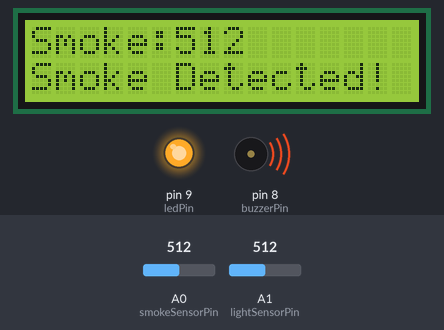
Recording of a sketch running on a simulated Arduino Uno, built with avr-gcc and run on an emulated ATmega328P. On the bench: 16×2 character LCD, output pins drawn as LEDs (lit = HIGH), buzzer (waves = sounding, pin HIGH). Inputs (shaded band) come from the test bench; at power-on: A0 (smokeSensorPin) = 512, A1 (lightSensorPin) = 512. What the sketch prints to the serial monitor is not drawn.

Above: at 3.2 s.
3.3 s: A0 (smokeSensorPin) set to 486
At 4.5 s:
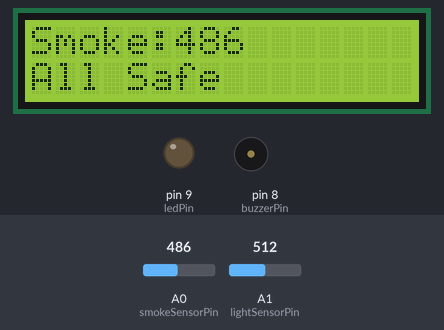
5.0 s: A1 (lightSensorPin) set to 316
6.5 s: A1 (lightSensorPin) set to 285
At 7.8 s:
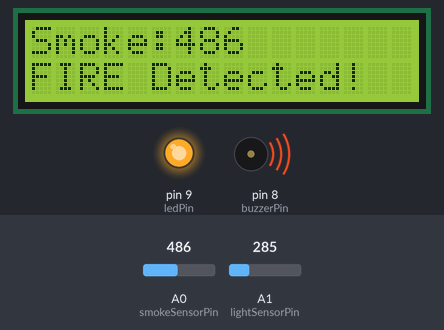
8.1 s: A0 (smokeSensorPin) set to 510
At 9.3 s:
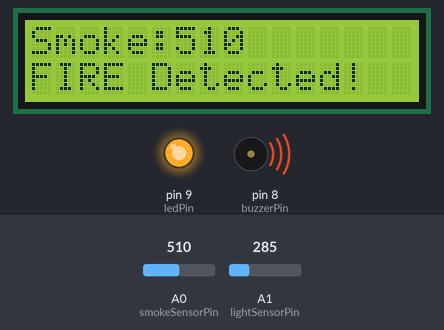
9.6 s: A0 (smokeSensorPin) set to 983
At 10.8 s:
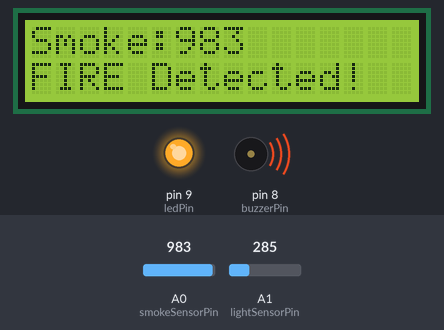
11.1 s: A0 (smokeSensorPin) set to 1009
At 11.6 s:
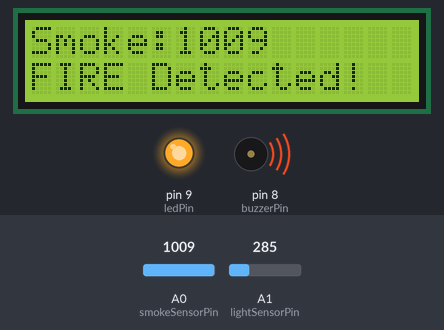
Timing chart, 0 to 13.6 s (numbered marks = the images above; inputs shaded):
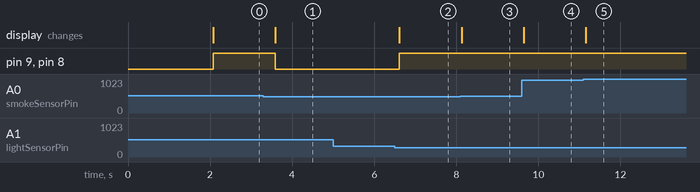

Measured:
- the behaviour switches between 501 and 500 on A0 (smokeSensorPin) (found by bisection; images 0 and 1)
- the behaviour switches between 300 and 299 on A1 (lightSensorPin) (found by bisection; images 1 and 2)
- after the input at 3.3 s, pin 9 (ledPin), pin 8 (buzzerPin): HIGH → LOW after 0.29 s; the display: changes after 0.29 s (image 1)
- after the input at 5.0 s, every drawn part: stays the same
- after the input at 6.5 s, pin 9 (ledPin), pin 8 (buzzerPin): LOW → HIGH after 0.11 s; the display: changes after 0.11 s (image 2)
- after the input at 8.1 s, the display: changes at once (image 3)
- after the input at 9.6 s, the display: changes at once (image 4)
- after the input at 11.1 s, the display: changes after 0.06 s (image 5)

The sketch:

industrial_fire_safety_system_arduino_code.ino
```cpp
#include <LiquidCrystal.h>

// Initialize LCD with Arduino pins: RS, EN, D4, D5, D6, D7
LiquidCrystal lcd(12, 11, 5, 4, 3, 6);

// Define sensor and actuator pins
const int smokeSensorPin = A0;      // MQ2 gas sensor
const int lightSensorPin = A1;      // Ambient light sensor (flame substitute)
const int buzzerPin = 8;
const int ledPin = 9;

// Sensor threshold values
const int smokeThreshold = 500;     // Adjust as needed
const int flameThreshold = 300;     // Lower = darker = flame detected

void setup() {
  pinMode(buzzerPin, OUTPUT);
  pinMode(ledPin, OUTPUT);

  lcd.begin(16, 2);                 // Initialize 16x2 LCD
  Serial.begin(9600);              // For debug via Serial Monitor

  lcd.setCursor(0, 0);
  lcd.print("Fire Safety Sys");
  delay(2000);
  lcd.clear();
}

void loop() {
  int smokeValue = analogRead(smokeSensorPin);
  int lightValue = analogRead(lightSensorPin);

  // Debugging to Serial Monitor
  Serial.print("Smoke: ");
  Serial.print(smokeValue);
  Serial.print(" | Light: ");
  Serial.println(lightValue);

  // Display smoke value
  lcd.setCursor(0, 0);
  lcd.print("Smoke:");
  lcd.print(smokeValue);
  lcd.print("   "); // clear tail digits

  // Fire or Smoke Alert Conditions
  if (lightValue < flameThreshold) {
    lcd.setCursor(0, 1);
    lcd.print("FIRE Detected!  ");
    digitalWrite(buzzerPin, HIGH);
    digitalWrite(ledPin, HIGH);
  } else if (smokeValue > smokeThreshold) {
    lcd.setCursor(0, 1);
    lcd.print("Smoke Detected! ");
    digitalWrite(buzzerPin, HIGH);
    digitalWrite(ledPin, HIGH);
  } else {
    lcd.setCursor(0, 1);
    lcd.print("All Safe        ");
    digitalWrite(buzzerPin, LOW);
    digitalWrite(ledPin, LOW);
  }

  delay(500);
}
```
